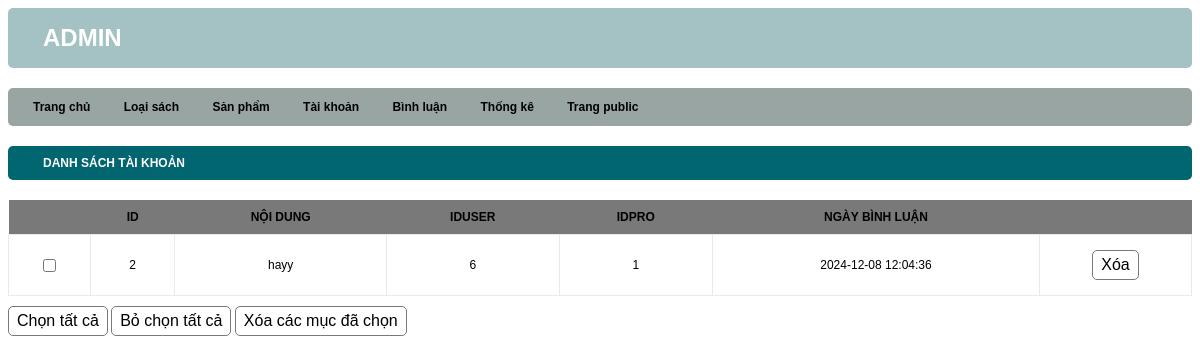
Screenshot of /admin/index.php?act=dsbl with the database file from the repository.
### tables this page shows
CREATE TABLE `binhluan` (
  `id` int NOT NULL,
  `idpro` int NOT NULL,
  `iduser` int NOT NULL,
  `noidung` text NOT NULL,
  `ngaybinhluan` datetime DEFAULT CURRENT_TIMESTAMP
);

### model/pdo.php (called while the page is built, shortened)
<?php
function pdo_get_connection()
{
    $dburl = "mysql:host=localhost;dbname=db_bansach;charset=utf8";
    $username = 'root';
    $password = '';
    $conn = new PDO($dburl, $username, $password);
    $conn->setAttribute(PDO::ATTR_ERRMODE, PDO::ERRMODE_EXCEPTION);
    return $conn;
}
function pdo_query($sql)
{
    $sql_args = array_slice(func_get_args(), 1);
    try {
        $conn = pdo_get_connection();
        $stmt = $conn->prepare($sql);
        $stmt->execute($sql_args);
        $rows = $stmt->fetchAll();
        return $rows;
    } catch (PDOException $e) {
        throw $e;
    } finally {
        unset($conn);
    }
}

### model/binhluan.php (called while the page is built, shortened)
<?php
function loadall_binhluan($idpro)
{
    $sql = "SELECT * FROM binhluan WHERE 1";
    $sql .= " ORDER BY id DESC";
    $listbinhluan = pdo_query($sql);
    return $listbinhluan;
}

### admin/binhluan/list.php (the view)
<div class="row">
    <div class="row formtitle">
        <h2>DANH SÁCH TÀI KHOẢN</h2>
    </div>
    <div class="row formcontent">
        <div class="row mb10 formdslh">
            <table>
                <tr>
                    <th></th>
                    <th>ID</th>
                    <th>NỘI DUNG</th>
                    <th>IDUSER</th>
                    <th>IDPRO</th>
                    <th>NGÀY BÌNH LUẬN</th>
                    <th></th>
                </tr>
                <?php
                foreach ($listbinhluan as $binhluan) {
                    extract($binhluan);
                    $xoabl = "index.php?act=xoabl&id=" . $id;
                    echo ' <tr>
                    <td><input type="checkbox" name="check" id=""/></td>
                    <td>'.$id.'</td>
                    <td>'.$noidung.'</td>
                    <td>'.$iduser.'</td>
                    <td>'.$idpro.'</td>
                    <td>'.$ngaybinhluan.'</td>
                    <td>
                        <a href="' . $xoabl . '"><input type="button" value="Xóa" /></a>
                    </td>
                    </tr>';
                }
                ?>
            </table>
        </div>
        <div class="row mb10">
            <input type="button" value="Chọn tất cả" />
            <input type="button" value="Bỏ chọn tất cả" />
            <input type="button" value="Xóa các mục đã chọn" />
        </div>
    </div>
</div>

### view/css/css.css (style rules this page uses)
* { font-family: sans-serif; box-sizing: border-box; font-size: 1vw; }
.row { float: left; width: 100%; }
.mb10 { margin-bottom: 10px; }
.formtaikhoan input[type="submit"], .formcontent input[type="submit"], .formcontent input[type="reset"], .formtaikhoan input[type="reset"], .formcontent input[type="button"], .addtocart input[type="submit"] { border-radius: 5px; padding: 5px 8px; background-color: #fff; border: 1px solid #797979; font-size: medium; }
.formtitle { background-color: #026670; color: white; padding: 0 35px; border-radius: 5px; }
.formcontent { padding: 20px 0; }
.formdslh table { width: 100%; text-align: center; border-radius: 15px; border-collapse: collapse; }
.formdslh table th { padding: 10px; background-color: #797979; }
.formdslh table td { padding: 15px 5px; border: 1px solid #edeae5; }
table { width: 100%; text-align: center; border-radius: 15px; border-collapse: collapse; }

### rows the page displays
binhluan: id "2", noidung "hayy", iduser "6", idpro "1", ngaybinhluan "2024-12-08 12:04:36"
